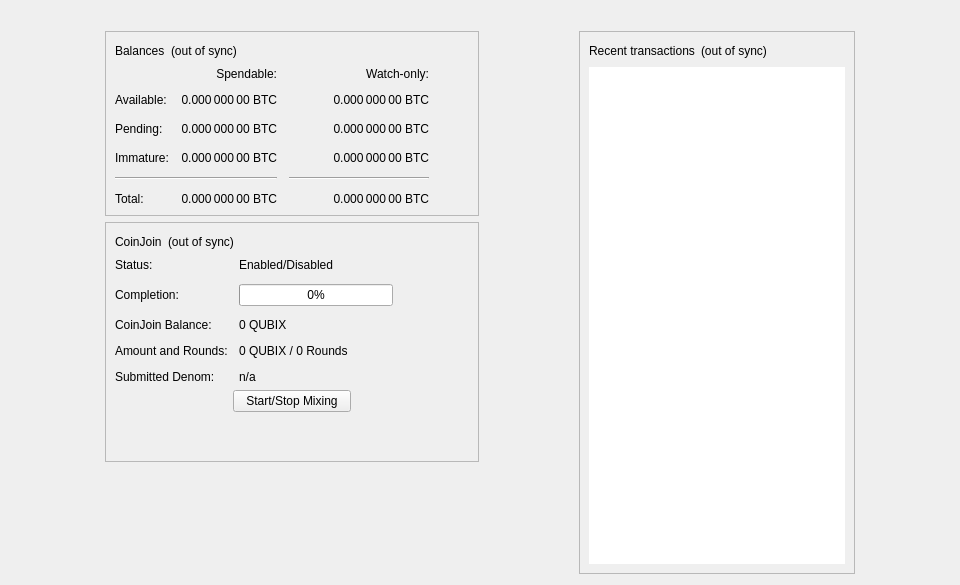
<?xml version="1.0" encoding="UTF-8"?>
<ui version="4.0">
 <class>OverviewPage</class>
 <widget class="QWidget" name="OverviewPage">
  <property name="geometry">
   <rect>
    <x>0</x>
    <y>0</y>
    <width>960</width>
    <height>585</height>
   </rect>
  </property>
  <property name="minimumSize">
   <size>
    <width>960</width>
    <height>0</height>
   </size>
  </property>
  <property name="windowTitle">
   <string>Form</string>
  </property>
  <layout class="QVBoxLayout" name="topLayout">
   <item>
    <widget class="QLabel" name="labelAlerts">
     <property name="visible">
      <bool>false</bool>
     </property>
     <property name="wordWrap">
      <bool>true</bool>
     </property>
     <property name="margin">
      <number>3</number>
     </property>
     <property name="textInteractionFlags">
      <set>Qt::TextSelectableByMouse</set>
     </property>
    </widget>
   </item>
   <item>
    <layout class="QHBoxLayout" name="horizontalLayout" stretch="1,0,1,0,1">
     <item>
      <spacer name="horizontalSpacerLeft">
       <property name="orientation">
        <enum>Qt::Horizontal</enum>
       </property>
       <property name="sizeType">
        <enum>QSizePolicy::Preferred</enum>
       </property>
       <property name="sizeHint" stdset="0">
        <size>
         <width>10</width>
         <height>20</height>
        </size>
       </property>
      </spacer>
     </item>
     <item>
      <layout class="QVBoxLayout" name="verticalLayout_2">
       <item>
        <widget class="QFrame" name="frame">
         <property name="frameShape">
          <enum>QFrame::StyledPanel</enum>
         </property>
         <property name="frameShadow">
          <enum>QFrame::Raised</enum>
         </property>
         <layout class="QVBoxLayout" name="verticalLayout_4">
          <item>
           <layout class="QHBoxLayout" name="horizontalLayout_4">
            <item>
             <widget class="QLabel" name="label_5">
              <property name="text">
               <string>Balances</string>
              </property>
             </widget>
            </item>
            <item>
             <widget class="QLabel" name="labelWalletStatus">
              <property name="toolTip">
               <string>The displayed information may be out of date. Your wallet automatically synchronizes with the Qubix network after a connection is established, but this process has not completed yet.</string>
              </property>
              <property name="text">
               <string notr="true">(out of sync)</string>
              </property>
              <property name="alignment">
               <set>Qt::AlignLeading|Qt::AlignLeft|Qt::AlignVCenter</set>
              </property>
             </widget>
            </item>
            <item>
             <spacer name="horizontalSpacer_3">
              <property name="orientation">
               <enum>Qt::Horizontal</enum>
              </property>
              <property name="sizeHint" stdset="0">
               <size>
                <width>40</width>
                <height>20</height>
               </size>
              </property>
             </spacer>
            </item>
           </layout>
          </item>
          <item>
           <layout class="QGridLayout" name="gridLayout">
            <property name="spacing">
             <number>12</number>
            </property>
            <item row="2" column="2">
             <widget class="QLabel" name="labelWatchPending">
              <property name="cursor">
               <cursorShape>IBeamCursor</cursorShape>
              </property>
              <property name="toolTip">
               <string>Unconfirmed transactions to watch-only addresses</string>
              </property>
              <property name="text">
               <string notr="true">0.000 000 00 BTC</string>
              </property>
              <property name="alignment">
               <set>Qt::AlignRight|Qt::AlignTrailing|Qt::AlignVCenter</set>
              </property>
              <property name="textInteractionFlags">
               <set>Qt::LinksAccessibleByMouse|Qt::TextSelectableByKeyboard|Qt::TextSelectableByMouse</set>
              </property>
             </widget>
            </item>
            <item row="2" column="1">
             <widget class="QLabel" name="labelUnconfirmed">
              <property name="cursor">
               <cursorShape>IBeamCursor</cursorShape>
              </property>
              <property name="toolTip">
               <string>Total of transactions that have yet to be confirmed, and do not yet count toward the spendable balance</string>
              </property>
              <property name="text">
               <string notr="true">0.000 000 00 BTC</string>
              </property>
              <property name="alignment">
               <set>Qt::AlignRight|Qt::AlignTrailing|Qt::AlignVCenter</set>
              </property>
              <property name="textInteractionFlags">
               <set>Qt::LinksAccessibleByMouse|Qt::TextSelectableByKeyboard|Qt::TextSelectableByMouse</set>
              </property>
             </widget>
            </item>
            <item row="3" column="2">
             <widget class="QLabel" name="labelWatchImmature">
              <property name="cursor">
               <cursorShape>IBeamCursor</cursorShape>
              </property>
              <property name="toolTip">
               <string>Mined balance in watch-only addresses that has not yet matured</string>
              </property>
              <property name="text">
               <string notr="true">0.000 000 00 BTC</string>
              </property>
              <property name="alignment">
               <set>Qt::AlignRight|Qt::AlignTrailing|Qt::AlignVCenter</set>
              </property>
              <property name="textInteractionFlags">
               <set>Qt::LinksAccessibleByMouse|Qt::TextSelectableByKeyboard|Qt::TextSelectableByMouse</set>
              </property>
             </widget>
            </item>
            <item row="4" column="0" colspan="2">
             <widget class="Line" name="lineSpendableBalance">
              <property name="orientation">
               <enum>Qt::Horizontal</enum>
              </property>
             </widget>
            </item>
            <item row="4" column="2">
             <widget class="Line" name="lineWatchBalance">
              <property name="sizePolicy">
               <sizepolicy hsizetype="Preferred" vsizetype="Fixed">
                <horstretch>0</horstretch>
                <verstretch>0</verstretch>
               </sizepolicy>
              </property>
              <property name="minimumSize">
               <size>
                <width>140</width>
                <height>0</height>
               </size>
              </property>
              <property name="orientation">
               <enum>Qt::Horizontal</enum>
              </property>
             </widget>
            </item>
            <item row="5" column="0">
             <widget class="QLabel" name="labelTotalText">
              <property name="text">
               <string>Total:</string>
              </property>
             </widget>
            </item>
            <item row="3" column="1">
             <widget class="QLabel" name="labelImmature">
              <property name="cursor">
               <cursorShape>IBeamCursor</cursorShape>
              </property>
              <property name="toolTip">
               <string>Mined balance that has not yet matured</string>
              </property>
              <property name="text">
               <string notr="true">0.000 000 00 BTC</string>
              </property>
              <property name="alignment">
               <set>Qt::AlignRight|Qt::AlignTrailing|Qt::AlignVCenter</set>
              </property>
              <property name="textInteractionFlags">
               <set>Qt::LinksAccessibleByMouse|Qt::TextSelectableByKeyboard|Qt::TextSelectableByMouse</set>
              </property>
             </widget>
            </item>
            <item row="2" column="3">
             <spacer name="horizontalSpacer_2">
              <property name="orientation">
               <enum>Qt::Horizontal</enum>
              </property>
              <property name="sizeHint" stdset="0">
               <size>
                <width>40</width>
                <height>20</height>
               </size>
              </property>
             </spacer>
            </item>
            <item row="3" column="0">
             <widget class="QLabel" name="labelImmatureText">
              <property name="text">
               <string>Immature:</string>
              </property>
             </widget>
            </item>
            <item row="5" column="1">
             <widget class="QLabel" name="labelTotal">
              <property name="cursor">
               <cursorShape>IBeamCursor</cursorShape>
              </property>
              <property name="toolTip">
               <string>Your current total balance</string>
              </property>
              <property name="text">
               <string notr="true">0.000 000 00 BTC</string>
              </property>
              <property name="alignment">
               <set>Qt::AlignRight|Qt::AlignTrailing|Qt::AlignVCenter</set>
              </property>
              <property name="textInteractionFlags">
               <set>Qt::LinksAccessibleByMouse|Qt::TextSelectableByKeyboard|Qt::TextSelectableByMouse</set>
              </property>
             </widget>
            </item>
            <item row="5" column="2">
             <widget class="QLabel" name="labelWatchTotal">
              <property name="cursor">
               <cursorShape>IBeamCursor</cursorShape>
              </property>
              <property name="toolTip">
               <string>Current total balance in watch-only addresses</string>
              </property>
              <property name="text">
               <string notr="true">0.000 000 00 BTC</string>
              </property>
              <property name="alignment">
               <set>Qt::AlignRight|Qt::AlignTrailing|Qt::AlignVCenter</set>
              </property>
              <property name="textInteractionFlags">
               <set>Qt::LinksAccessibleByMouse|Qt::TextSelectableByKeyboard|Qt::TextSelectableByMouse</set>
              </property>
             </widget>
            </item>
            <item row="0" column="2">
             <widget class="QLabel" name="labelWatchonly">
              <property name="text">
               <string>Watch-only:</string>
              </property>
              <property name="alignment">
               <set>Qt::AlignRight|Qt::AlignTrailing|Qt::AlignVCenter</set>
              </property>
             </widget>
            </item>
            <item row="1" column="0">
             <widget class="QLabel" name="labelBalanceText">
              <property name="text">
               <string>Available:</string>
              </property>
             </widget>
            </item>
            <item row="1" column="1">
             <widget class="QLabel" name="labelBalance">
              <property name="cursor">
               <cursorShape>IBeamCursor</cursorShape>
              </property>
              <property name="toolTip">
               <string>Your current spendable balance</string>
              </property>
              <property name="text">
               <string notr="true">0.000 000 00 BTC</string>
              </property>
              <property name="alignment">
               <set>Qt::AlignRight|Qt::AlignTrailing|Qt::AlignVCenter</set>
              </property>
              <property name="textInteractionFlags">
               <set>Qt::LinksAccessibleByMouse|Qt::TextSelectableByKeyboard|Qt::TextSelectableByMouse</set>
              </property>
             </widget>
            </item>
            <item row="1" column="2">
             <widget class="QLabel" name="labelWatchAvailable">
              <property name="cursor">
               <cursorShape>IBeamCursor</cursorShape>
              </property>
              <property name="toolTip">
               <string>Your current balance in watch-only addresses</string>
              </property>
              <property name="text">
               <string notr="true">0.000 000 00 BTC</string>
              </property>
              <property name="alignment">
               <set>Qt::AlignRight|Qt::AlignTrailing|Qt::AlignVCenter</set>
              </property>
              <property name="textInteractionFlags">
               <set>Qt::LinksAccessibleByMouse|Qt::TextSelectableByKeyboard|Qt::TextSelectableByMouse</set>
              </property>
             </widget>
            </item>
            <item row="2" column="0">
             <widget class="QLabel" name="labelPendingText">
              <property name="text">
               <string>Pending:</string>
              </property>
             </widget>
            </item>
            <item row="0" column="1">
             <widget class="QLabel" name="labelSpendable">
              <property name="text">
               <string>Spendable:</string>
              </property>
              <property name="alignment">
               <set>Qt::AlignRight|Qt::AlignTrailing|Qt::AlignVCenter</set>
              </property>
             </widget>
            </item>
           </layout>
          </item>
         </layout>
        </widget>
       </item>
       <item>
        <widget class="QFrame" name="frameCoinJoin">
         <property name="layoutDirection">
          <enum>Qt::LeftToRight</enum>
         </property>
         <property name="frameShape">
          <enum>QFrame::StyledPanel</enum>
         </property>
         <property name="frameShadow">
          <enum>QFrame::Raised</enum>
         </property>
         <layout class="QVBoxLayout" name="VerticalLayout_PS1">
          <item>
           <layout class="QHBoxLayout" name="horizontalLayout_5">
            <item>
             <widget class="QLabel" name="labelCoinJoinHeader">
              <property name="text">
               <string notr="true">CoinJoin</string>
              </property>
             </widget>
            </item>
            <item>
             <widget class="QLabel" name="labelCoinJoinSyncStatus">
              <property name="toolTip">
               <string>The displayed information may be out of date. Your wallet automatically synchronizes with the Qubix network after a connection is established, but this process has not completed yet.</string>
              </property>
              <property name="text">
               <string notr="true">(out of sync)</string>
              </property>
              <property name="alignment">
               <set>Qt::AlignLeading|Qt::AlignLeft|Qt::AlignVCenter</set>
              </property>
             </widget>
            </item>
            <item>
             <spacer name="horizontalSpacer_4">
              <property name="orientation">
               <enum>Qt::Horizontal</enum>
              </property>
              <property name="sizeHint" stdset="0">
               <size>
                <width>40</width>
                <height>20</height>
               </size>
              </property>
             </spacer>
            </item>
           </layout>
          </item>
          <item>
           <layout class="QFormLayout" name="coinJoinFormLayout">
            <property name="fieldGrowthPolicy">
             <enum>QFormLayout::AllNonFixedFieldsGrow</enum>
            </property>
            <property name="horizontalSpacing">
             <number>11</number>
            </property>
            <property name="verticalSpacing">
             <number>12</number>
            </property>
            <item row="0" column="0">
             <widget class="QLabel" name="labelCoinJoinEnabledText">
              <property name="text">
               <string>Status:</string>
              </property>
             </widget>
            </item>
            <item row="0" column="1">
             <widget class="QLabel" name="labelCoinJoinEnabled">
              <property name="text">
               <string>Enabled/Disabled</string>
              </property>
             </widget>
            </item>
            <item row="1" column="0">
             <widget class="QLabel" name="labelCompletitionText">
              <property name="text">
               <string>Completion:</string>
              </property>
             </widget>
            </item>
            <item row="1" column="1">
             <widget class="QProgressBar" name="coinJoinProgress">
              <property name="maximumSize">
               <size>
                <width>154</width>
                <height>16777215</height>
               </size>
              </property>
              <property name="value">
               <number>0</number>
              </property>
             </widget>
            </item>
            <item row="2" column="0">
             <widget class="QLabel" name="labelAnonymizedText">
              <property name="text">
               <string notr="true">CoinJoin Balance:</string>
              </property>
             </widget>
            </item>
            <item row="2" column="1">
             <widget class="QLabel" name="labelAnonymized">
              <property name="text">
               <string notr="true">0 QUBIX</string>
              </property>
             </widget>
            </item>
            <item row="3" column="0">
             <widget class="QLabel" name="labelAmountAndRoundsText">
              <property name="text">
               <string>Amount and Rounds:</string>
              </property>
             </widget>
            </item>
            <item row="3" column="1">
             <widget class="QLabel" name="labelAmountRounds">
              <property name="text">
               <string notr="true">0 QUBIX / 0 Rounds</string>
              </property>
             </widget>
            </item>
            <item row="4" column="0">
             <widget class="QLabel" name="labelSubmittedDenomText">
              <property name="text">
               <string>Submitted Denom:</string>
              </property>
             </widget>
            </item>
            <item row="4" column="1">
             <widget class="QLabel" name="labelSubmittedDenom">
              <property name="toolTip">
               <string>The denominations you submitted to the Smartnode.&lt;br&gt;To mix, other users must submit the exact same denominations.</string>
              </property>
              <property name="text">
               <string>n/a</string>
              </property>
              <property name="wordWrap">
               <bool>true</bool>
              </property>
             </widget>
            </item>
           </layout>
          </item>
          <item>
           <layout class="QVBoxLayout" name="VerticalLayout_PS">
            <item>
             <layout class="QHBoxLayout" name="horizontalLayout_3">
              <property name="topMargin">
               <number>0</number>
              </property>
              <item>
               <spacer name="horizontalSpacer_5">
                <property name="orientation">
                 <enum>Qt::Horizontal</enum>
                </property>
                <property name="sizeHint" stdset="0">
                 <size>
                  <width>40</width>
                  <height>20</height>
                 </size>
                </property>
               </spacer>
              </item>
              <item>
               <widget class="QPushButton" name="toggleCoinJoin">
                <property name="sizePolicy">
                 <sizepolicy hsizetype="MinimumExpanding" vsizetype="Fixed">
                  <horstretch>0</horstretch>
                  <verstretch>0</verstretch>
                 </sizepolicy>
                </property>
                <property name="text">
                 <string>Start/Stop Mixing</string>
                </property>
               </widget>
              </item>
              <item>
               <spacer name="horizontalSpacer_6">
                <property name="orientation">
                 <enum>Qt::Horizontal</enum>
                </property>
                <property name="sizeHint" stdset="0">
                 <size>
                  <width>40</width>
                  <height>20</height>
                 </size>
                </property>
               </spacer>
              </item>
             </layout>
            </item>
            <item>
             <spacer name="verticalSpacer_3">
              <property name="orientation">
               <enum>Qt::Vertical</enum>
              </property>
              <property name="sizeHint" stdset="0">
               <size>
                <width>20</width>
                <height>40</height>
               </size>
              </property>
             </spacer>
            </item>
           </layout>
          </item>
         </layout>
        </widget>
       </item>
       <item>
        <spacer name="verticalSpacer">
         <property name="orientation">
          <enum>Qt::Vertical</enum>
         </property>
         <property name="sizeHint" stdset="0">
          <size>
           <width>20</width>
           <height>40</height>
          </size>
         </property>
        </spacer>
       </item>
      </layout>
     </item>
     <item>
      <spacer name="horizontalSpacerCenter">
       <property name="orientation">
        <enum>Qt::Horizontal</enum>
       </property>
       <property name="sizeHint" stdset="0">
        <size>
         <width>10</width>
         <height>20</height>
        </size>
       </property>
      </spacer>
     </item>
     <item>
      <layout class="QVBoxLayout" name="verticalLayout_3">
       <item>
        <widget class="QFrame" name="frame_2">
         <property name="frameShape">
          <enum>QFrame::StyledPanel</enum>
         </property>
         <property name="frameShadow">
          <enum>QFrame::Raised</enum>
         </property>
         <layout class="QVBoxLayout" name="verticalLayout">
          <item>
           <layout class="QHBoxLayout" name="horizontalLayout_2">
            <item>
             <widget class="QLabel" name="label_4">
              <property name="text">
               <string>Recent transactions</string>
              </property>
             </widget>
            </item>
            <item>
             <widget class="QLabel" name="labelTransactionsStatus">
              <property name="toolTip">
               <string>The displayed information may be out of date. Your wallet automatically synchronizes with the Qubix network after a connection is established, but this process has not completed yet.</string>
              </property>
              <property name="text">
               <string notr="true">(out of sync)</string>
              </property>
              <property name="alignment">
               <set>Qt::AlignLeading|Qt::AlignLeft|Qt::AlignVCenter</set>
              </property>
             </widget>
            </item>
            <item>
             <spacer name="horizontalSpacer">
              <property name="orientation">
               <enum>Qt::Horizontal</enum>
              </property>
              <property name="sizeHint" stdset="0">
               <size>
                <width>40</width>
                <height>20</height>
               </size>
              </property>
             </spacer>
            </item>
           </layout>
          </item>
          <item>
           <widget class="QListView" name="listTransactions">
            <property name="frameShape">
             <enum>QFrame::NoFrame</enum>
            </property>
            <property name="verticalScrollBarPolicy">
             <enum>Qt::ScrollBarAlwaysOff</enum>
            </property>
            <property name="horizontalScrollBarPolicy">
             <enum>Qt::ScrollBarAlwaysOff</enum>
            </property>
            <property name="selectionMode">
             <enum>QAbstractItemView::NoSelection</enum>
            </property>
           </widget>
          </item>
         </layout>
        </widget>
       </item>
      </layout>
     </item>
     <item>
      <spacer name="horizontalSpacerRight">
       <property name="orientation">
        <enum>Qt::Horizontal</enum>
       </property>
       <property name="sizeType">
        <enum>QSizePolicy::Preferred</enum>
       </property>
       <property name="sizeHint" stdset="0">
        <size>
         <width>10</width>
         <height>20</height>
        </size>
       </property>
      </spacer>
     </item>
    </layout>
   </item>
  </layout>
 </widget>
 <resources/>
 <connections/>
</ui>
